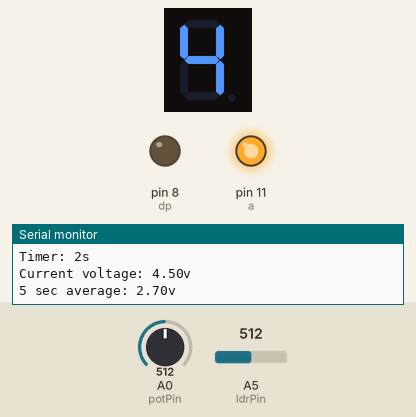
Simulated run of this sketch. Board: Arduino Uno, built with avr-gcc and run on an emulated ATmega328P. Shown: 1-digit seven-segment display, output pins drawn as LEDs (lit = HIGH), the last lines printed to the serial monitor. Wiring (inferred from the names in the program): 1-digit 7-segment display, segments lit when HIGH: segments pin 2, pin 9, pin 10, pin 5, pin 6, pin 7, pin 12. The test bench sets the inputs (shaded band); at power-on: A0 (potPin) = 512, A5 (ldrPin) = 512. The segment pins are drawn as the display they are named for; pins used as bus, display or sensor lines are not drawn.

Above: at 1.8 s.
1.9 s: A0 (potPin) set to 122
At 5.7 s:
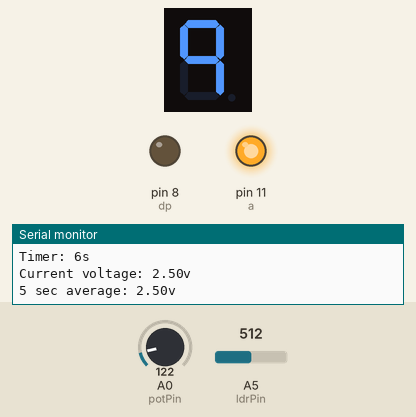
6.0 s: A5 (ldrPin) set to 623
At 6.9 s:
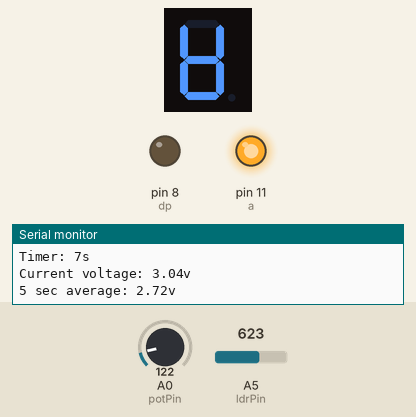
10.1 s: A5 (ldrPin) set to 649
11.8 s: A5 (ldrPin) set to 587
At 15.7 s:
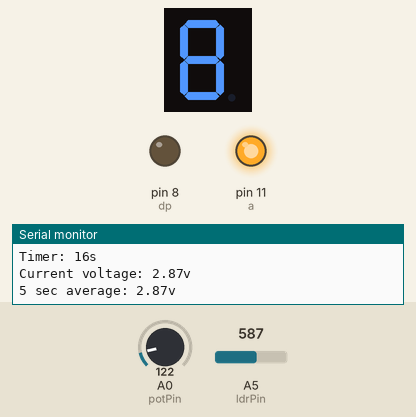
15.9 s: A5 (ldrPin) set to 555
20.0 s: A5 (ldrPin) set to 716
At 21.5 s:
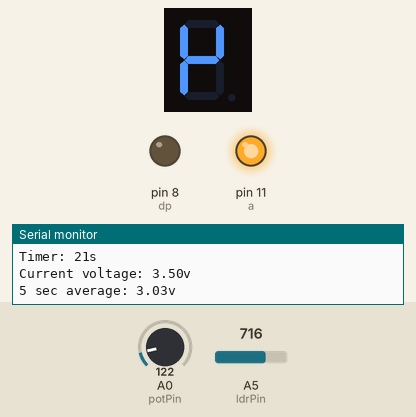
Timing chart, 0 to 23.0 s (numbered marks = the images above; inputs shaded):
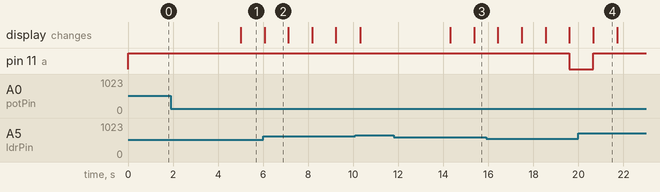

Measured:
- after the input at 1.9 s, the display: changes after 3.1 s (image 1)
- after the input at 11.8 s, the display: first changes after 2.5 s (image 3 shows a later state)
- after the input at 20.0 s, pin 11 (a): goes on until 20.7 s, then stays HIGH
- what the display in image 2 shows lasts 1.0 s, from 6.1 s to 7.1 s

The sketch:

assignment_v3.ino
```cpp
/* LDR related variables */
const int ldrPin = A5; // LDR digital input pin
float ldrValue = 0; // variable to store the value coming from the sensor
int timer;
float memory[5] = {}; // initialize array, stored as a global variable
float ldrAverage(int); // prototype function

/* 7seg related variables */
const int g = 9, f = 10, a = 11, b = 12, e = 5, d = 6, c = 7, dp = 8;
void display(int); // prototype function

/* LED and button related variables */
const int ledPin = 2; // led digital input pin
const int buttonPin = 4; // button digital input pin
int buttonNew;
int buttonOld = 1;
bool ledState = false;

/* Potentiometer and buzzer related variables */
const int buzzerPin = 3; // buzzer digital input pin
const int potPin = A0; // potentiometer digital input pin

int buzzerFreq = 1000;

/*Variables used to calculate time intervals replacing delay() by using millis() function*/
unsigned long currentMillis = 0;
unsigned long blinkMillis = 0;
unsigned long sirenMillis = 0;
unsigned long slwMillis = 0;

/*Prototype functions of outputs requiting time intervals*/
void blink(bool, int); // prototype function
void siren(int); // prototype function
void serialLockdownWarning(int); // prototype function

void setup() {
  Serial.begin(9600); //sets serial port for communication

  /*Declare pins used for the 7sed display*/
  pinMode(g, OUTPUT);
  pinMode(f, OUTPUT);
  pinMode(a, OUTPUT);
  pinMode(b, OUTPUT);
  pinMode(e, OUTPUT);
  pinMode(d, OUTPUT);
  pinMode(c, OUTPUT);
  pinMode(dp, OUTPUT);

  /*Declare pins used for the LED*/
  pinMode(ledPin, OUTPUT);

  /*Declare pins used for the button*/
  pinMode(buttonPin, INPUT);
  pinMode(buttonPin, INPUT_PULLUP);
}

void loop() {
  /*Feature one: Reads the ldr value and displays the value on the serial monitor*/
  serialOutput(ldrPin);

  /*Feature two: Risplay the average readings onto the 7seg display*/
  display(9);
  delay(1000);

  /*Feature three: If the average value is less than 3 volts, it will go into countdown mode*/
  if (ldrValue < 3.0 && timer > 4) {
    int q;
    /*Counts down from 5 to 0, during countdown, the voltage average is still monitored every second*/
    for (q = 9; q > 0; q--) {
      display(q); // displays the 5 second countdown
      blink(false, 1000);
      Serial.print("WARNING, COUNTDOWN ACTIVATED! ");
      Serial.print(q);
      Serial.println("s LEFT UNTIL SYSTEM LOCKDOWN");
      serialOutput(ldrPin);
      delay(1000);
      /*If voltage average increases above 3.0v, the system exits countdown mode*/
      if (ldrValue > 3.0) {
        Serial.println("COUNTDOWN MODE EXITED");
        goto recover; // goto command is used to redirect to the end of the loop
      }
    }
    /*Feature four: If voltage average continues below 3.0v after 5 second countdown, goes into lockdown mode. Voltage average is still monitored every second.
      Lockdown mode is an infinite loop, breaks when voltage average is more than 3.0v and reset button is pushed*/

    /*starts real-time counter*/
    blinkMillis = millis();
    sirenMillis = millis();
    slwMillis = millis();

    while (true) {
      currentMillis = millis(); //starts realtime count of while loop

      serialLockdownWarning(1000);
      siren(250);
      blink(true, 250);

      /*Condition to exit lockdown mode: Average voltage more than 3.0v and reset button is pressed */
      buttonNew = digitalRead(buttonPin);
      if (buttonOld == 0 && buttonNew == 1 && ldrAverage(ldrPin) > 3.0 ) {
        digitalWrite(ledPin, LOW); //resets red LED (warning light)
        noTone(buzzerPin); // silents the buzzer
        Serial.print("\n");
        goto recover; // goto command is used to redirect to the end of the loop
      }
      buttonOld = buttonNew;
    }
  }
recover:; // goto recover; command is redirected here to the end of the loop
}

/*VVVVVV Functions Below VVVVVV*/

// ldrAverage(): function which return the 5 second average of the ldr voltage
float ldrAverage(int pin) {
  float Total, Average, Value, Voltage;
  int i, n;

  float potVAL = (analogRead(A0) / 1023.0) * 5.0; // reads the Voltage input from the potentiometer. This reading is used to add artificial values into LDR reading.

  Value = analogRead(pin); // reads the value from the LDR sensor
  Voltage = ( (Value / 1023) * 5 ) + int(potVAL) ; // converts LDR analog data into voltage, plus potentiometer reading. U

  //Serial.println(int(potVAL));
  Serial.print("Current voltage: ");
  Serial.print(Voltage);
  Serial.println("v");

  /*The voltage is stored into a 5-second memory */
  memory[0] = Voltage; //In each iteration the voltage is stored in the first array (memory[0])
  for (i = 3; i > -1; i--) {
    memory[i + 1] = memory[i]; //The oldest memory is replaced, and the memory is cascaded backwards
  }

  Total = 0; // resets Total so that it can recompute everytime function is called
  for (n = 0; n < 5; n++) {
    Total += memory[n]; //computes the sum of the voltages in the memory array
    //    Serial.print("memory[");
    //    Serial.print(n);
    //    Serial.print("]: ");
    //    Serial.println(memory[n]);
  }
  return Average = Total / 5.0; // returns the 5 sec voltage average
}

// display(): Function outputs single digit argument to the 7seg display
void display(int num = -1) {
  if (num == 0){
    digitalWrite(g, 0);
    digitalWrite(f, 1);
    digitalWrite(a, 1);
    digitalWrite(b, 1);
    digitalWrite(e, 1);
    digitalWrite(d, 1);
    digitalWrite(c, 1);
  } else if (num == 1) {
    digitalWrite(g, 0);
    digitalWrite(f, 1);
    digitalWrite(a, 0);
    digitalWrite(b, 0);
    digitalWrite(e, 1);
    digitalWrite(d, 0);
    digitalWrite(c, 0);
  } else if (num == 2) {
    digitalWrite(g, 1);
    digitalWrite(f, 0);
    digitalWrite(a, 1);
    digitalWrite(b, 1);
    digitalWrite(e, 1);
    digitalWrite(d, 1);
    digitalWrite(c, 0);
  } else if (num == 3) {
    digitalWrite(g, 1);
    digitalWrite(f, 0);
    digitalWrite(a, 1);
    digitalWrite(b, 1);
    digitalWrite(e, 0);
    digitalWrite(d, 1);
    digitalWrite(c, 1);
  } else if (num == 4) {
    digitalWrite(g, 1);
    digitalWrite(f, 1);
    digitalWrite(a, 0);
    digitalWrite(b, 1);
    digitalWrite(e, 0);
    digitalWrite(d, 0);
    digitalWrite(c, 1);
  } else if (num == 5) {
    digitalWrite(g, 1);
    digitalWrite(f, 1);
    digitalWrite(a, 1);
    digitalWrite(b, 0);
    digitalWrite(e, 0);
    digitalWrite(d, 1);
    digitalWrite(c, 1);
  } else if (num == 6) {
    digitalWrite(g, 1);
    digitalWrite(f, 1);
    digitalWrite(a, 1);
    digitalWrite(b, 0);
    digitalWrite(e, 1);
    digitalWrite(d, 1);
    digitalWrite(c, 1);
  } else if (num == 7) {
    digitalWrite(g, 0);
    digitalWrite(f, 0);
    digitalWrite(a, 1);
    digitalWrite(b, 1);
    digitalWrite(e, 0);
    digitalWrite(d, 0);
    digitalWrite(c, 1);
  } else if (num == 8) {
    digitalWrite(g, 1);
    digitalWrite(f, 1);
    digitalWrite(a, 1);
    digitalWrite(b, 1);
    digitalWrite(e, 1);
    digitalWrite(d, 1);
    digitalWrite(c, 1);
  } else if (num == 9) {
    digitalWrite(g, 1);
    digitalWrite(f, 1);
    digitalWrite(a, 1);
    digitalWrite(b, 1);
    digitalWrite(e, 0);
    digitalWrite(d, 0);
    digitalWrite(c, 1);
  } else {
    digitalWrite(g, 0);
    digitalWrite(f, 1);
    digitalWrite(a, 0);
    digitalWrite(b, 0);
    digitalWrite(e, 1);
    digitalWrite(d, 1);
    digitalWrite(c, 0);
  }
}

//serialOutput(): This function reduces code repetition in the loop
float serialOutput(int z) {
  timer++; // counts the time in seconds
  Serial.print("Timer: ");
  Serial.print(timer);
  Serial.println("s");

  /*Feature one: reads the ldr value and displays the value on the serial monitor*/
  ldrValue = ldrAverage(z); //calls ldrAverage() function and stores it into a variable called ldrValue
  Serial.print("5 sec average: ");
  Serial.print(ldrValue);
  Serial.println("v\n");
  return ldrValue; // ldrValue is returned
}

// siren(): Function introduces buzzer output
void siren(int timer = 1000) {
  if (currentMillis - sirenMillis >= timer) {
    if (buzzerFreq == 1000) {
      buzzerFreq = 2000;
    }
    else {
      buzzerFreq = 1000;
    }
    tone(buzzerPin, buzzerFreq);
    sirenMillis = currentMillis;
  }
}

// blink(): // Function is used to output the red LED "warning" lights
void blink(boolean follow = false, int timer = 1000) {
  if (follow) {
    if (currentMillis - blinkMillis >= timer) {
      ledState = !ledState;
      digitalWrite(ledPin, ledState);  //Change the state of the LED
      blinkMillis = currentMillis;
    }
  }
  else {
    ledState = !ledState;
    digitalWrite(ledPin, ledState);  //Change the state of the LED
  }
}

void serialLockdownWarning(int timer = 1000 ) {
  if (currentMillis - slwMillis >= timer) {
    display(-1); //Displays 'L' signifying system is in lockdown mode
    Serial.println("WARNING, SYSTEM LOCKDOWN ACTIVATED!\nTO RESET: ENSURE PROPER LIGHTING AND PRESS RESET BUTTON");
    serialOutput(ldrPin);
    slwMillis = currentMillis;
  }
}
```
